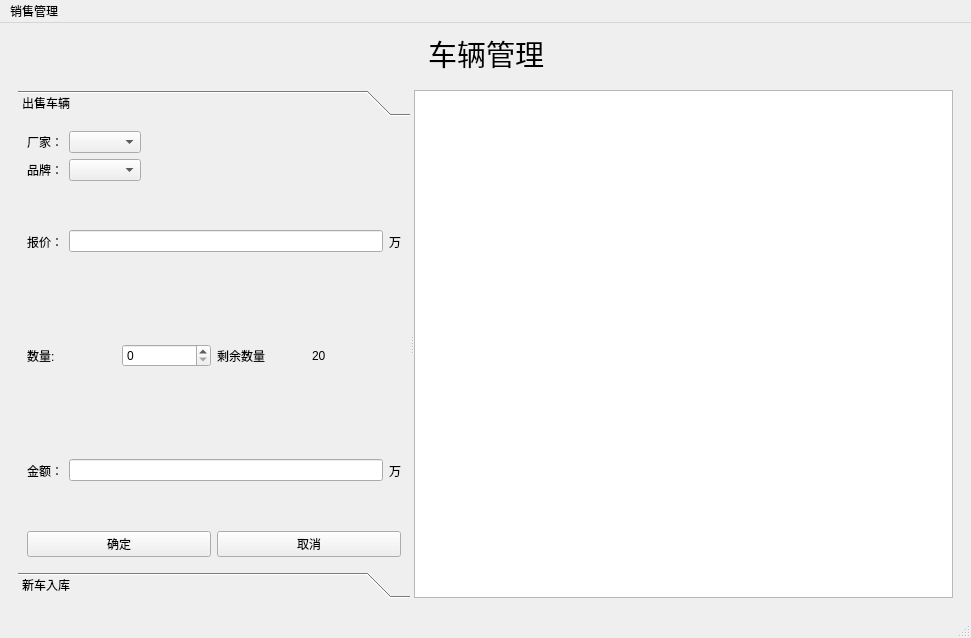
<?xml version="1.0" encoding="UTF-8"?>
<ui version="4.0">
 <class>MainWindow</class>
 <widget class="QMainWindow" name="MainWindow">
  <property name="geometry">
   <rect>
    <x>0</x>
    <y>0</y>
    <width>971</width>
    <height>638</height>
   </rect>
  </property>
  <property name="windowTitle">
   <string>MainWindow</string>
  </property>
  <widget class="QWidget" name="centralwidget">
   <layout class="QGridLayout" name="gridLayout">
    <item row="0" column="1">
     <widget class="QLabel" name="label">
      <property name="font">
       <font>
        <family>楷体</family>
        <pointsize>22</pointsize>
       </font>
      </property>
      <property name="text">
       <string>车辆管理</string>
      </property>
     </widget>
    </item>
    <item row="0" column="2">
     <spacer name="horizontalSpacer_2">
      <property name="orientation">
       <enum>Qt::Horizontal</enum>
      </property>
      <property name="sizeHint" stdset="0">
       <size>
        <width>391</width>
        <height>20</height>
       </size>
      </property>
     </spacer>
    </item>
    <item row="1" column="0" colspan="3">
     <widget class="QStackedWidget" name="stackedWidget">
      <widget class="QWidget" name="car">
       <layout class="QGridLayout" name="gridLayout_2">
        <item row="0" column="0">
         <widget class="QSplitter" name="splitter">
          <property name="orientation">
           <enum>Qt::Horizontal</enum>
          </property>
          <widget class="QToolBox" name="toolBox">
           <property name="sizePolicy">
            <sizepolicy hsizetype="Expanding" vsizetype="Preferred">
             <horstretch>0</horstretch>
             <verstretch>0</verstretch>
            </sizepolicy>
           </property>
           <property name="minimumSize">
            <size>
             <width>200</width>
             <height>0</height>
            </size>
           </property>
           <property name="currentIndex">
            <number>0</number>
           </property>
           <widget class="QWidget" name="page_3">
            <property name="geometry">
             <rect>
              <x>0</x>
              <y>0</y>
              <width>232</width>
              <height>442</height>
             </rect>
            </property>
            <attribute name="label">
             <string>出售车辆</string>
            </attribute>
            <layout class="QVBoxLayout" name="verticalLayout">
             <item>
              <layout class="QHBoxLayout" name="horizontalLayout">
               <item>
                <widget class="QLabel" name="label_2">
                 <property name="text">
                  <string>厂家：</string>
                 </property>
                </widget>
               </item>
               <item>
                <widget class="QComboBox" name="comboBoxFactory">
                 <property name="enabled">
                  <bool>true</bool>
                 </property>
                </widget>
               </item>
               <item>
                <spacer name="horizontalSpacer_3">
                 <property name="orientation">
                  <enum>Qt::Horizontal</enum>
                 </property>
                 <property name="sizeHint" stdset="0">
                  <size>
                   <width>30</width>
                   <height>20</height>
                  </size>
                 </property>
                </spacer>
               </item>
              </layout>
             </item>
             <item>
              <layout class="QHBoxLayout" name="horizontalLayout_3">
               <item>
                <widget class="QLabel" name="label_4">
                 <property name="text">
                  <string>品牌：</string>
                 </property>
                </widget>
               </item>
               <item>
                <widget class="QComboBox" name="comboBoxBrand"/>
               </item>
               <item>
                <spacer name="horizontalSpacer_5">
                 <property name="orientation">
                  <enum>Qt::Horizontal</enum>
                 </property>
                 <property name="sizeHint" stdset="0">
                  <size>
                   <width>30</width>
                   <height>20</height>
                  </size>
                 </property>
                </spacer>
               </item>
              </layout>
             </item>
             <item>
              <layout class="QHBoxLayout" name="horizontalLayout_4">
               <item>
                <widget class="QLabel" name="label_5">
                 <property name="text">
                  <string>报价：</string>
                 </property>
                </widget>
               </item>
               <item>
                <widget class="QLineEdit" name="lineEditPrice"/>
               </item>
               <item>
                <widget class="QLabel" name="label_6">
                 <property name="text">
                  <string>万</string>
                 </property>
                </widget>
               </item>
              </layout>
             </item>
             <item>
              <layout class="QHBoxLayout" name="horizontalLayout_5">
               <item>
                <widget class="QLabel" name="label_9">
                 <property name="text">
                  <string>数量:</string>
                 </property>
                </widget>
               </item>
               <item>
                <widget class="QSpinBox" name="spinBox"/>
               </item>
               <item>
                <widget class="QLabel" name="label_10">
                 <property name="text">
                  <string>剩余数量</string>
                 </property>
                </widget>
               </item>
               <item>
                <widget class="QLabel" name="labelLast">
                 <property name="text">
                  <string>20</string>
                 </property>
                </widget>
               </item>
              </layout>
             </item>
             <item>
              <layout class="QHBoxLayout" name="horizontalLayout_6">
               <item>
                <widget class="QLabel" name="label_8">
                 <property name="text">
                  <string>金额：</string>
                 </property>
                </widget>
               </item>
               <item>
                <widget class="QLineEdit" name="lineEditTotal">
                 <property name="readOnly">
                  <bool>true</bool>
                 </property>
                </widget>
               </item>
               <item>
                <widget class="QLabel" name="label_7">
                 <property name="text">
                  <string>万</string>
                 </property>
                </widget>
               </item>
              </layout>
             </item>
             <item>
              <layout class="QHBoxLayout" name="horizontalLayout_7">
               <item>
                <widget class="QPushButton" name="buttonSure">
                 <property name="text">
                  <string>确定</string>
                 </property>
                </widget>
               </item>
               <item>
                <widget class="QPushButton" name="buttonCancel">
                 <property name="text">
                  <string>取消</string>
                 </property>
                </widget>
               </item>
              </layout>
             </item>
            </layout>
           </widget>
           <widget class="QWidget" name="page_4">
            <property name="geometry">
             <rect>
              <x>0</x>
              <y>0</y>
              <width>232</width>
              <height>442</height>
             </rect>
            </property>
            <attribute name="label">
             <string>新车入库</string>
            </attribute>
           </widget>
          </widget>
          <widget class="QTextEdit" name="textEdit">
           <property name="sizePolicy">
            <sizepolicy hsizetype="Expanding" vsizetype="Expanding">
             <horstretch>0</horstretch>
             <verstretch>0</verstretch>
            </sizepolicy>
           </property>
           <property name="readOnly">
            <bool>true</bool>
           </property>
          </widget>
         </widget>
        </item>
       </layout>
      </widget>
      <widget class="QWidget" name="calc"/>
     </widget>
    </item>
    <item row="0" column="0">
     <spacer name="horizontalSpacer">
      <property name="orientation">
       <enum>Qt::Horizontal</enum>
      </property>
      <property name="sizeHint" stdset="0">
       <size>
        <width>392</width>
        <height>20</height>
       </size>
      </property>
     </spacer>
    </item>
   </layout>
  </widget>
  <widget class="QMenuBar" name="menubar">
   <property name="geometry">
    <rect>
     <x>0</x>
     <y>0</y>
     <width>971</width>
     <height>30</height>
    </rect>
   </property>
   <widget class="QMenu" name="menu">
    <property name="title">
     <string>销售管理</string>
    </property>
    <addaction name="actionCar"/>
    <addaction name="actionCalc"/>
   </widget>
   <addaction name="menu"/>
  </widget>
  <widget class="QStatusBar" name="statusbar"/>
  <action name="actionCar">
   <property name="text">
    <string>车辆管理</string>
   </property>
  </action>
  <action name="actionCalc">
   <property name="text">
    <string>销售统计</string>
   </property>
  </action>
 </widget>
 <resources/>
 <connections/>
</ui>
